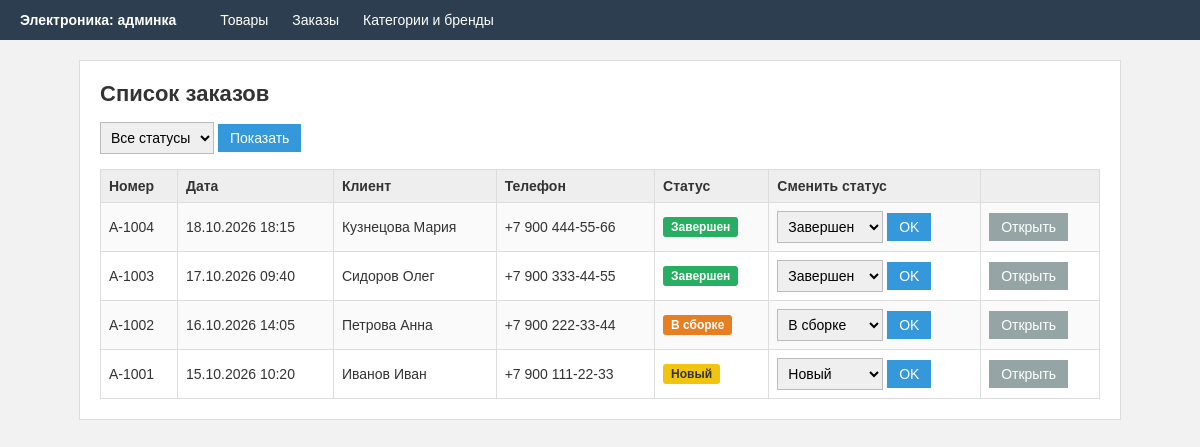
The page /orders on the database its author committed.
### tables this page shows
CREATE TABLE orders (
    id INTEGER PRIMARY KEY AUTOINCREMENT,
    order_number VARCHAR(50) NOT NULL,
    customer_name VARCHAR(255) NOT NULL,
    customer_phone VARCHAR(50),
    status VARCHAR(20) NOT NULL DEFAULT 'new',
    created_at DATETIME DEFAULT CURRENT_TIMESTAMP
);

### app.py (the view)
@app.route('/orders')
def orders():
    status = request.args.get('status', '')
    conn = get_db()
    if status in STATUSES:
        order_list = conn.execute('SELECT * FROM orders WHERE status = ? ORDER BY created_at DESC', (status,)).fetchall()
    else:
        order_list = conn.execute('SELECT * FROM orders ORDER BY created_at DESC').fetchall()
    conn.close()
    return render_template('orders.html', orders=order_list, filter_status=status,
                           saved=request.args.get('saved'))

### app.py (called while the page is built)
def get_db():
    conn = sqlite3.connect(DB_FILE)
    conn.row_factory = sqlite3.Row
    conn.execute('PRAGMA foreign_keys = ON')
    return conn

@app.template_filter('date')
def format_date(value):
    if not value:
        return ''
    date_part, _, time_part = str(value).partition(' ')
    year, month, day = date_part.split('-')
    return day + '.' + month + '.' + year + ' ' + time_part[:5]

@app.context_processor
def add_statuses():
    return {'statuses': STATUSES}

### templates/orders.html (shortened to what this page needs)
{% extends 'base.html' %}
{% block content %}
<h1>Список заказов</h1>
<form method="get" class="filters">
    <select name="status">
        <option value="">Все статусы</option>
    </select>
    <button type="submit" class="btn">Показать</button>
</form>
<table>
    <tr>
        <th>Номер</th>
        <th>Дата</th>
        <th>Клиент</th>
        <th>Телефон</th>
        <th>Статус</th>
        <th>Сменить статус</th>
        <th></th>
    </tr>
    {% for order in orders %}
        <tr>
            <td>{{ order.order_number }}</td>
            <td>{{ order.created_at | date }}</td>
            <td>{{ order.customer_name }}</td>
            <td>{{ order.customer_phone or '' }}</td>
            <td><span class="badge badge-{{ order.status }}">{{ statuses.get(order.status, order.status) }}</span></td>
            <td>
                <form method="post" action="{{ url_for('order_status', order_id=order.id) }}">
                    <select name="status">
                        {% for key, label in statuses.items() %}
                            <option value="{{ key }}" {% if key == order.status %}selected{% endif %}>{{ label }}</option>
                        {% endfor %}
                    </select>
                    <button type="submit" class="btn">OK</button>
                </form>
            </td>
            <td><a href="{{ url_for('order_view', order_id=order.id) }}" class="btn btn-gray">Открыть</a></td>
        </tr>
    {% else %}
        <tr>
            <td colspan="7">Заказов нет.</td>
        </tr>
    {% endfor %}
</table>
{% endblock %}

### static/style.css (style rules this page uses)
body { margin: 0; font-family: Arial, sans-serif; font-size: 14px; background: #f2f2f2; color: #333; }
h1 { margin-top: 0; font-size: 22px; }
table { width: 100%; border-collapse: collapse; margin-top: 15px; }
th, td { border: 1px solid #ddd; padding: 8px; text-align: left; }
th { background: #eee; }
tr:nth-child(even) { background: #fafafa; }
input[type=text], input[type=number], select, textarea { padding: 6px; border: 1px solid #bbb; font-size: 14px; }
.btn { display: inline-block; padding: 6px 12px; background: #3498db; color: #fff; border: none; text-decoration: none; cursor: pointer; font-size: 14px; }
.btn-gray { background: #95a5a6; }
.filters { margin-bottom: 10px; }
.badge { display: inline-block; padding: 3px 8px; border-radius: 3px; font-size: 12px; font-weight: bold; }
.badge-new { background: #f1c40f; color: #333; }
.badge-assembling { background: #e67e22; color: #fff; }
.badge-completed { background: #27ae60; color: #fff; }

### rows shown on the page
orders: order_number "A-1004", created_at "18.10.2026 18:15", customer_name "Кузнецова Мария", customer_phone "+7 900 444-55-66", get "Завершен", status "Завершен"
orders: order_number "A-1003", created_at "17.10.2026 09:40", customer_name "Сидоров Олег", customer_phone "+7 900 333-44-55", get "Завершен", status "Завершен"
orders: order_number "A-1002", created_at "16.10.2026 14:05", customer_name "Петрова Анна", customer_phone "+7 900 222-33-44", get "В сборке", status "В сборке"
orders: order_number "A-1001", created_at "15.10.2026 10:20", customer_name "Иванов Иван", customer_phone "+7 900 111-22-33", get "Новый", status "Новый"
